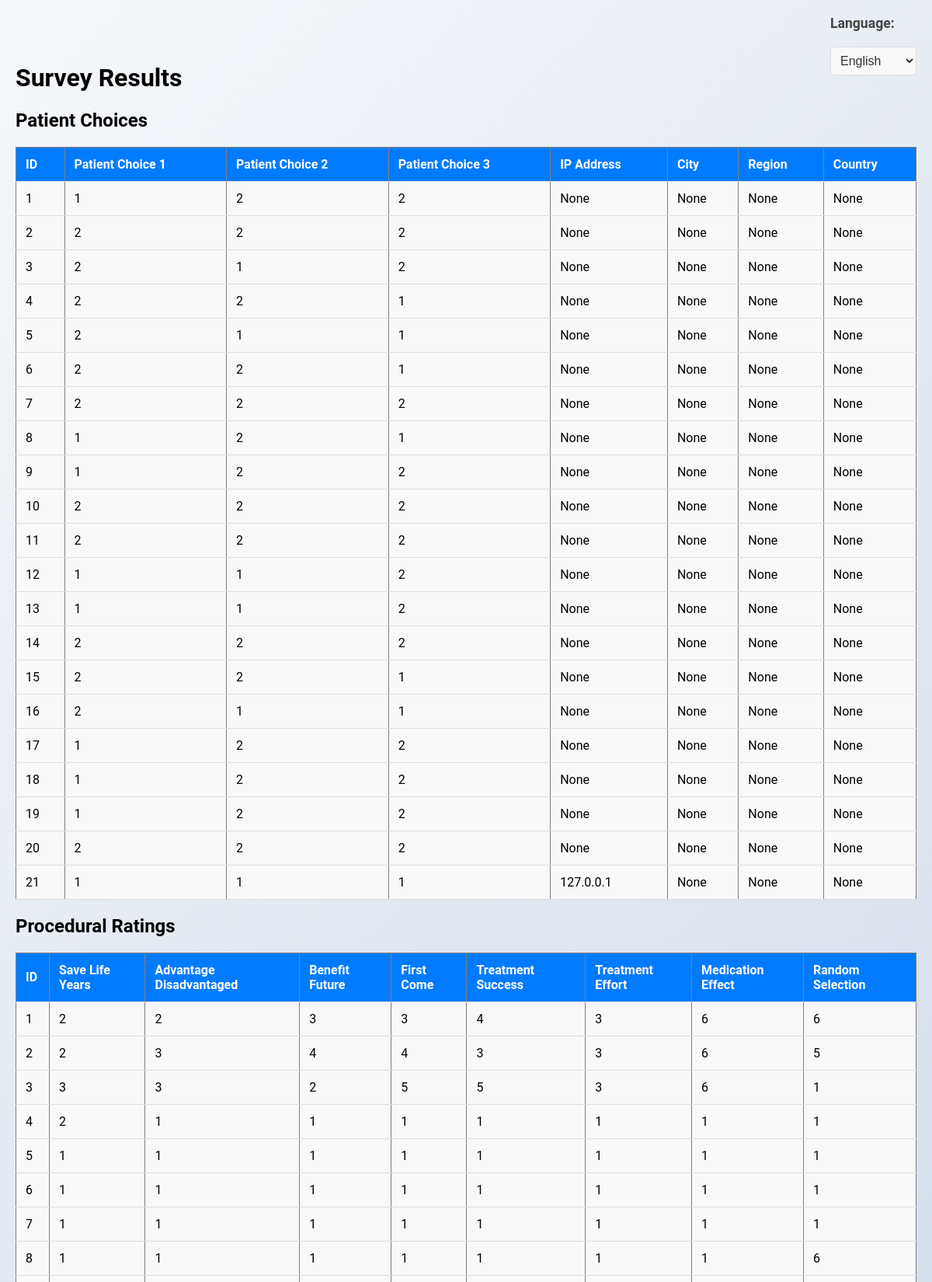
Screenshot of /results (signed in, upper part) with the database file from the repository.
### tables this page shows
CREATE TABLE choices (
            id INTEGER PRIMARY KEY AUTOINCREMENT,
            patient_choice_1 TEXT NOT NULL,
            patient_choice_2 TEXT NOT NULL,
            patient_choice_3 TEXT NOT NULL
        , ip_address TEXT, city TEXT, region TEXT, country TEXT);

CREATE TABLE procedural_ratings (
            id INTEGER PRIMARY KEY AUTOINCREMENT,
            save_life_years TEXT,
            advantage_disadvantaged TEXT,
            benefit_future TEXT,
            first_come TEXT,
            treatment_success TEXT,
            treatment_effort TEXT,
            medication_effect TEXT,
            random_selection TEXT
        );

### app.py (the view)
@app.route('/results')
def results():
    if 'admin' in session:
        conn = get_db_connection()
        choices = conn.execute('SELECT * FROM choices').fetchall()
        procedural_ratings = conn.execute('SELECT * FROM procedural_ratings').fetchall()
        demography = conn.execute('SELECT * FROM demography').fetchall()
        group_preferences = conn.execute('SELECT * FROM group_preferences').fetchall()
        conn.close()
        return render_template('results.html',
                               choices=choices,
                               procedural_ratings=procedural_ratings,
                               demography=demography,
                               group_preferences=group_preferences,
                               language=session.get('language'))
    else:
        return redirect('/admin')

### app.py (called while the page is built)
def get_db_connection():
    conn = sqlite3.connect('database.db')
    conn.row_factory = sqlite3.Row
    return conn

@app.before_request
def set_language():
    if 'language' not in session:
        session['language'] = 'en'  # Default language is English

### templates/results.html (shortened to what this page needs)
<!DOCTYPE html>
<html lang="en">
<head>
    <link rel="stylesheet" href="{{ url_for('static', filename='css/style.css') }}">
</head>
<body data-page="result">
<div class="language-switcher">
    <label for="language-switcher">Language:</label>
    <select id="language-switcher">
        <option value="en">English</option>
    </select>
</div>
<div class="result-container">
    <h1 id="result-title">Survey Results</h1>
    <h2>Patient Choices</h2>
    <table border="1" class="result-table">
        <thead>
            <tr>
                <th>ID</th>
                <th>Patient Choice 1</th>
                <th>Patient Choice 2</th>
                <th>Patient Choice 3</th>
                <th>IP Address</th>
                <th>City</th>
                <th>Region</th>
                <th>Country</th>
            </tr>
        </thead>
        <tbody>
            {% for choice in choices %}
            <tr>
                <td>{{ choice['id'] }}</td>
                <td>{{ choice['patient_choice_1'] }}</td>
                <td>{{ choice['patient_choice_2'] }}</td>
                <td>{{ choice['patient_choice_3'] }}</td>
                <td>{{ choice['ip_address'] }}</td>
                <td>{{ choice['city'] }}</td>
                <td>{{ choice['region'] }}</td>
                <td>{{ choice['country'] }}</td>
            </tr>
            {% endfor %}
        </tbody>
    </table>
    <h2>Procedural Ratings</h2>
    <table border="1" class="result-table">
        <thead>
            <tr>
                <th>ID</th>
                <th>Save Life Years</th>
                <th>Advantage Disadvantaged</th>
                <th>Benefit Future</th>
                <th>First Come</th>
                <th>Treatment Success</th>
                <th>Treatment Effort</th>
                <th>Medication Effect</th>
                <th>Random Selection</th>
            </tr>
        </thead>
        <tbody>
            {% for rating in procedural_ratings %}
            <tr>
                <td>{{ rating['id'] }}</td>
                <td>{{ rating['save_life_years'] }}</td>
                <td>{{ rating['advantage_disadvantaged'] }}</td>
                <td>{{ rating['benefit_future'] }}</td>
                <td>{{ rating['first_come'] }}</td>
                <td>{{ rating['treatment_success'] }}</td>
                <td>{{ rating['treatment_effort'] }}</td>
                <td>{{ rating['medication_effect'] }}</td>
                <td>{{ rating['random_selection'] }}</td>
            </tr>
            {% endfor %}
        </tbody>
    </table>
</div>
</body>
</html>

### static/css/style.css (style rules this page uses)
body { font-family: 'Roboto', sans-serif; background: linear-gradient(135deg, #f5f7fa 0%, #c3cfe2 100%); display: flex; justify-content: center; align-items: center; min-height: 100vh; margin: 0; }
label { font-size: 1.1em; font-weight: bold; color: #444; margin-bottom: 10px; display: block; }
input[type="number"], select, input[type="text"], input[type="email"], textarea { width: 100%; padding: 12px; margin-top: 10px; margin-bottom: 20px; border-radius: 8px; border: 1px solid #ddd; background-color: #f9f9f9; font-size: 1em; color: #333; transition: border-color 0.3s ease; }
input[type="radio"], input[type="number"], select { display: inline-block; margin-right: 15px; margin-bottom: 10px; }
.language-switcher { position: absolute; top: 20px; right: 20px; z-index: 1000; }
.language-switcher select { padding: 8px; border-radius: 5px; font-size: 1em; }
.result-container { margin-top: 40px; padding: 20px; }
.result-table { width: 100%; border-collapse: collapse; margin: 20px 0; }
.result-table th, .result-table td { padding: 12px; text-align: left; border-bottom: 1px solid #ddd; }
.result-table th { background-color: #007bff; color: white; }
.result-table td { background-color: #f9f9f9; }

### rows the page displays
choices: id "1", patient_choice_1 "1", patient_choice_2 "2", patient_choice_3 "2", ip_address "None", city "None", region "None", country "None"
choices: id "2", patient_choice_1 "2", patient_choice_2 "2", patient_choice_3 "2", ip_address "None", city "None", region "None", country "None"
choices: id "3", patient_choice_1 "2", patient_choice_2 "1", patient_choice_3 "2", ip_address "None", city "None", region "None", country "None"
choices: id "4", patient_choice_1 "2", patient_choice_2 "2", patient_choice_3 "1", ip_address "None", city "None", region "None", country "None"
choices: id "5", patient_choice_1 "2", patient_choice_2 "1", patient_choice_3 "1", ip_address "None", city "None", region "None", country "None"
choices: id "6", patient_choice_1 "2", patient_choice_2 "2", patient_choice_3 "1", ip_address "None", city "None", region "None", country "None"
choices: id "7", patient_choice_1 "2", patient_choice_2 "2", patient_choice_3 "2", ip_address "None", city "None", region "None", country "None"
choices: id "8", patient_choice_1 "1", patient_choice_2 "2", patient_choice_3 "1", ip_address "None", city "None", region "None", country "None"
choices: id "9", patient_choice_1 "1", patient_choice_2 "2", patient_choice_3 "2", ip_address "None", city "None", region "None", country "None"
choices: id "10", patient_choice_1 "2", patient_choice_2 "2", patient_choice_3 "2", ip_address "None", city "None", region "None", country "None"
choices: id "11", patient_choice_1 "2", patient_choice_2 "2", patient_choice_3 "2", ip_address "None", city "None", region "None", country "None"
choices: id "12", patient_choice_1 "1", patient_choice_2 "1", patient_choice_3 "2", ip_address "None", city "None", region "None", country "None"
choices: id "13", patient_choice_1 "1", patient_choice_2 "1", patient_choice_3 "2", ip_address "None", city "None", region "None", country "None"
choices: id "14", patient_choice_1 "2", patient_choice_2 "2", patient_choice_3 "2", ip_address "None", city "None", region "None", country "None"
choices: id "15", patient_choice_1 "2", patient_choice_2 "2", patient_choice_3 "1", ip_address "None", city "None", region "None", country "None"
choices: id "16", patient_choice_1 "2", patient_choice_2 "1", patient_choice_3 "1", ip_address "None", city "None", region "None", country "None"
choices: id "17", patient_choice_1 "1", patient_choice_2 "2", patient_choice_3 "2", ip_address "None", city "None", region "None", country "None"
choices: id "18", patient_choice_1 "1", patient_choice_2 "2", patient_choice_3 "2", ip_address "None", city "None", region "None", country "None"
choices: id "19", patient_choice_1 "1", patient_choice_2 "2", patient_choice_3 "2", ip_address "None", city "None", region "None", country "None"
choices: id "20", patient_choice_1 "2", patient_choice_2 "2", patient_choice_3 "2", ip_address "None", city "None", region "None", country "None"
choices: id "21", patient_choice_1 "1", patient_choice_2 "1", patient_choice_3 "1", ip_address "127.0.0.1", city "None", region "None", country "None"
procedural_ratings: id "1", save_life_years "2", advantage_disadvantaged "2", benefit_future "3", first_come "3", treatment_success "4", treatment_effort "3", medication_effect "6", random_selection "6"
procedural_ratings: id "2", save_life_years "2", advantage_disadvantaged "3", benefit_future "4", first_come "4", treatment_success "3", treatment_effort "3", medication_effect "6", random_selection "5"
procedural_ratings: id "3", save_life_years "3", advantage_disadvantaged "3", benefit_future "2", first_come "5", treatment_success "5", treatment_effort "3", medication_effect "6", random_selection "1"
procedural_ratings: id "4", save_life_years "2", advantage_disadvantaged "1", benefit_future "1", first_come "1", treatment_success "1", treatment_effort "1", medication_effect "1", random_selection "1"
procedural_ratings: id "5", save_life_years "1", advantage_disadvantaged "1", benefit_future "1", first_come "1", treatment_success "1", treatment_effort "1", medication_effect "1", random_selection "1"
procedural_ratings: id "6", save_life_years "1", advantage_disadvantaged "1", benefit_future "1", first_come "1", treatment_success "1", treatment_effort "1", medication_effect "1", random_selection "1"
procedural_ratings: id "7", save_life_years "1", advantage_disadvantaged "1", benefit_future "1", first_come "1", treatment_success "1", treatment_effort "1", medication_effect "1", random_selection "1"
procedural_ratings: id "8", save_life_years "1", advantage_disadvantaged "1", benefit_future "1", first_come "1", treatment_success "1", treatment_effort "1", medication_effect "1", random_selection "6"
